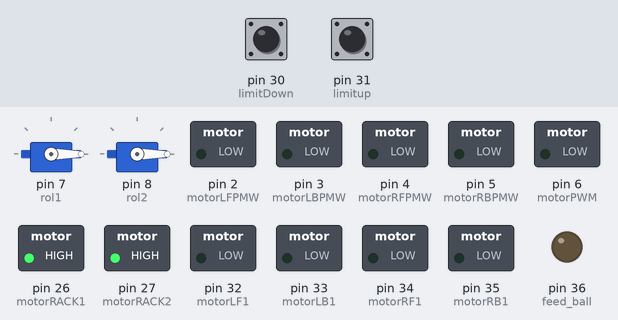
This sketch was run on a simulated Arduino Mega 2560, built with avr-gcc and run on an emulated ATmega2560. Shown: 2 × servo, switched loads named in the sketch (green lamp = pin HIGH), output pins drawn as LEDs (lit = HIGH). The inputs (shaded band) are chosen by the test bench; at power-on: pin 30 (limitDown) HIGH, pin 31 (limitup) HIGH. What the sketch prints to the serial monitor is not drawn.

Above: at 0.1 s.
Timing chart, 0 to 1.6 s (numbered marks = the images above):
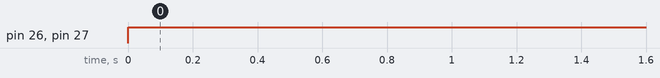

Measured:
- by itself, pin 26 (motorRACK1), pin 27 (motorRACK2): LOW → HIGH at 0.00 s

The sketch:

Arduino_motor_robotB.ino
```cpp
#include <Servo.h>

// ตัวแปรจาก Serial1
int speed = 0, strafe = 0, turn = 0;
int auto_up = 0, Spread = 0;
int rackup = 0, slow_mode = 0;
int manual_rack_down = 0, manual_rack_up = 0;
int pinA = 0, pinB = 0, feed = 0, shoot = 0, openroller = 0, mode = 0;

// มอเตอร์
#define motorLF1    32
#define motorLFPMW   2
#define motorLB1    33
#define motorLBPMW   3
#define motorRF1    34
#define motorRFPMW   4
#define motorRB1    35
#define motorRBPMW   5

#define motorRACK1  26
#define motorRACK2  27
#define motorPWM     6
#define feed_ball   36

// ลิมิตสวิตช์
#define limitDown   30
#define limitup     31

// Servo
Servo rol1;
Servo rol2;

void setup() {
  Serial.begin(115200);

  pinMode(motorLF1, OUTPUT);
  pinMode(motorLFPMW, OUTPUT);
  pinMode(motorLB1, OUTPUT);
  pinMode(motorLBPMW, OUTPUT);
  pinMode(motorRF1, OUTPUT);
  pinMode(motorRFPMW, OUTPUT);
  pinMode(motorRB1, OUTPUT);
  pinMode(motorRBPMW, OUTPUT);
  pinMode(motorRACK1, OUTPUT);
  pinMode(motorRACK2, OUTPUT);
  pinMode(motorPWM, OUTPUT);
  pinMode(feed_ball, OUTPUT);

  pinMode(limitup, INPUT_PULLUP);
  pinMode(limitDown, INPUT_PULLUP);

  rol1.attach(7);
  rol2.attach(8);

  Serial.println("Setup Ready");
}

void loop() {
  readAndParseSerial1();
  drive_manual(speed, strafe, turn, mode);
  move_rack(manual_rack_down, manual_rack_up);
  pass_ball(shoot);
  start_roller(openroller);
}

void readAndParseSerial1() {
  static String inputData = "";

  while (Serial1.available()) {
    char c = Serial1.read();
    if (c == '\n') {
      int values[25];
      int index = 0;
      int lastIndex = 0;

      for (int i = 0; i < inputData.length(); i++) {
        if (inputData.charAt(i) == ',') {
          values[index++] = inputData.substring(lastIndex, i).toInt();
          lastIndex = i + 1;
        }
      }
      values[index] = inputData.substring(lastIndex).toInt();

      if (index >= 10) {
        turn   = values[0];
        speed  = values[1];
        strafe = values[2];
        auto_up = values[3];
        slow_mode = values[4];
        manual_rack_up = values[5];
        manual_rack_down = values[6];
        openroller = values[7];
        shoot = values[8];
        mode = values[9];
        feed = values[10];
      }

      inputData = "";
    } else {
      inputData += c;
    }
  }
}

void drive_manual(int speed, int strafe, int turn, int mode) {
  if (mode == 1) {
    speed = -speed;
    strafe = -strafe;
  }

  int motor1Speed, motor2Speed, motor3Speed, motor4Speed;

  if (slow_mode == 1) {
    motor1Speed = (speed + strafe + turn) / 3;
    motor2Speed = (speed - strafe - turn) / 3;
    motor3Speed = (speed - strafe + turn) / 3;
    motor4Speed = (speed + strafe - turn) / 3;
  } else {
    motor1Speed = (speed + strafe + turn);
    motor2Speed = (speed - strafe - turn);
    motor3Speed = (speed - strafe + turn);
    motor4Speed = (speed + strafe - turn);
  }

  motor1Speed = adjust_speed(motor1Speed);
  motor2Speed = adjust_speed(motor2Speed);
  motor3Speed = adjust_speed(motor3Speed);
  motor4Speed = adjust_speed(motor4Speed);

  int maxMotorSpeed = max(max(abs(motor1Speed), abs(motor2Speed)), max(abs(motor3Speed), abs(motor4Speed)));
  if (maxMotorSpeed > 128) {
    motor1Speed = (motor1Speed * 128) / maxMotorSpeed;
    motor2Speed = (motor2Speed * 128) / maxMotorSpeed;
    motor3Speed = (motor3Speed * 128) / maxMotorSpeed;
    motor4Speed = (motor4Speed * 128) / maxMotorSpeed;
  }

  ControlMotor(motor1Speed, motorLF1, motorLFPMW);
  ControlMotor(motor2Speed, motorRF1, motorRFPMW);
  ControlMotor(motor3Speed, motorLB1, motorLBPMW);
  ControlMotor(motor4Speed, motorRB1, motorRBPMW);
}

void ControlMotor(int speed, int A, int PWM) {
  digitalWrite(A, (speed > 0) ? HIGH : LOW);
  int pwmVal = map(abs(speed), 0, 128, 0, 255);
  analogWrite(PWM, constrain(pwmVal, 0, 255));
}

int adjust_speed(int speed) {
  return (abs(speed) < 10) ? 0 : speed;
}

void move_rack(int md, int mu) {
  bool downState = digitalRead(limitDown);
  bool upState = digitalRead(limitup);

  if (mu == 1 && upState == LOW) {
    analogWrite(motorPWM, 0);
    digitalWrite(motorRACK1, HIGH);
    digitalWrite(motorRACK2, HIGH);
  } else if (md == 1 && downState == LOW) {
    analogWrite(motorPWM, 0);
    digitalWrite(motorRACK1, HIGH);
    digitalWrite(motorRACK2, HIGH);
  } else if (mu == 1) {
    analogWrite(motorPWM, 150);
    digitalWrite(motorRACK1, LOW);
    digitalWrite(motorRACK2, HIGH);
  } else if (md == 1) {
    analogWrite(motorPWM, 20);
    digitalWrite(motorRACK1, HIGH);
    digitalWrite(motorRACK2, LOW);
  } else {
    analogWrite(motorPWM, 0);
    digitalWrite(motorRACK1, HIGH);
    digitalWrite(motorRACK2, HIGH);
  }
}
// test comment

void pass_ball(int pb) {
  digitalWrite(feed_ball, (pb == 1) ? HIGH : LOW);
}

void start_roller(int rp) {
  if (rp == 1) {
    rol1.writeMicroseconds(1250);
    rol2.writeMicroseconds(1250);
  } else {
    rol1.writeMicroseconds(0);
    rol2.writeMicroseconds(0);
  }
}
```
